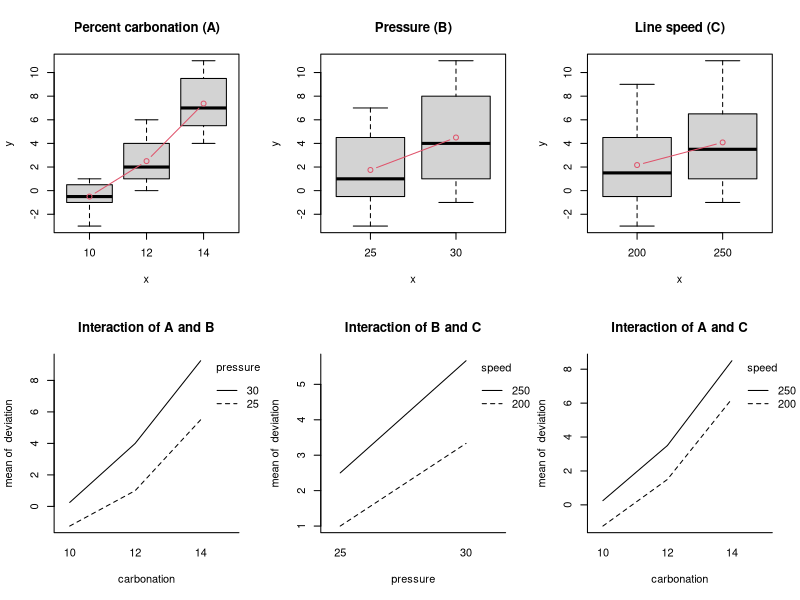

Here is the R script that generated this plot:
# Soft drink bottling: main effect and interaction plots, three-way ANOVA.
Bottle <- expand.grid(rep = 1:2, speed = c(200, 250), pressure = c(25, 30),
                      carbonation = c(10, 12, 14))
Bottle$deviation <- c(-3, -1, -1, 0, -1, 0, 1, 1,
                      0, 1, 2, 1, 2, 3, 6, 5,
                      5, 4, 7, 6, 7, 9, 10, 11)
Bottle[c("speed", "pressure", "carbonation")] <-
  lapply(Bottle[c("speed", "pressure", "carbonation")], factor)
par(mfrow = c(2, 3))
with(Bottle, plot(carbonation, deviation, main = "Percent carbonation (A)"))
with(Bottle, lines(tapply(deviation, carbonation, mean), col = 2, type = "b"))
with(Bottle, plot(pressure, deviation, main = "Pressure (B)"))
with(Bottle, lines(tapply(deviation, pressure, mean), col = 2, type = "b"))
with(Bottle, plot(speed, deviation, main = "Line speed (C)"))
with(Bottle, lines(tapply(deviation, speed, mean), col = 2, type = "b"))
with(Bottle, interaction.plot(carbonation, pressure, deviation, bty = "L",
                              main = "Interaction of A and B"))
with(Bottle, interaction.plot(pressure, speed, deviation, bty = "L",
                              main = "Interaction of B and C"))
with(Bottle, interaction.plot(carbonation, speed, deviation, bty = "L",
                              main = "Interaction of A and C"))
par(mfrow = c(1, 1))
summary(aov(deviation ~ carbonation * pressure * speed, data = Bottle))
